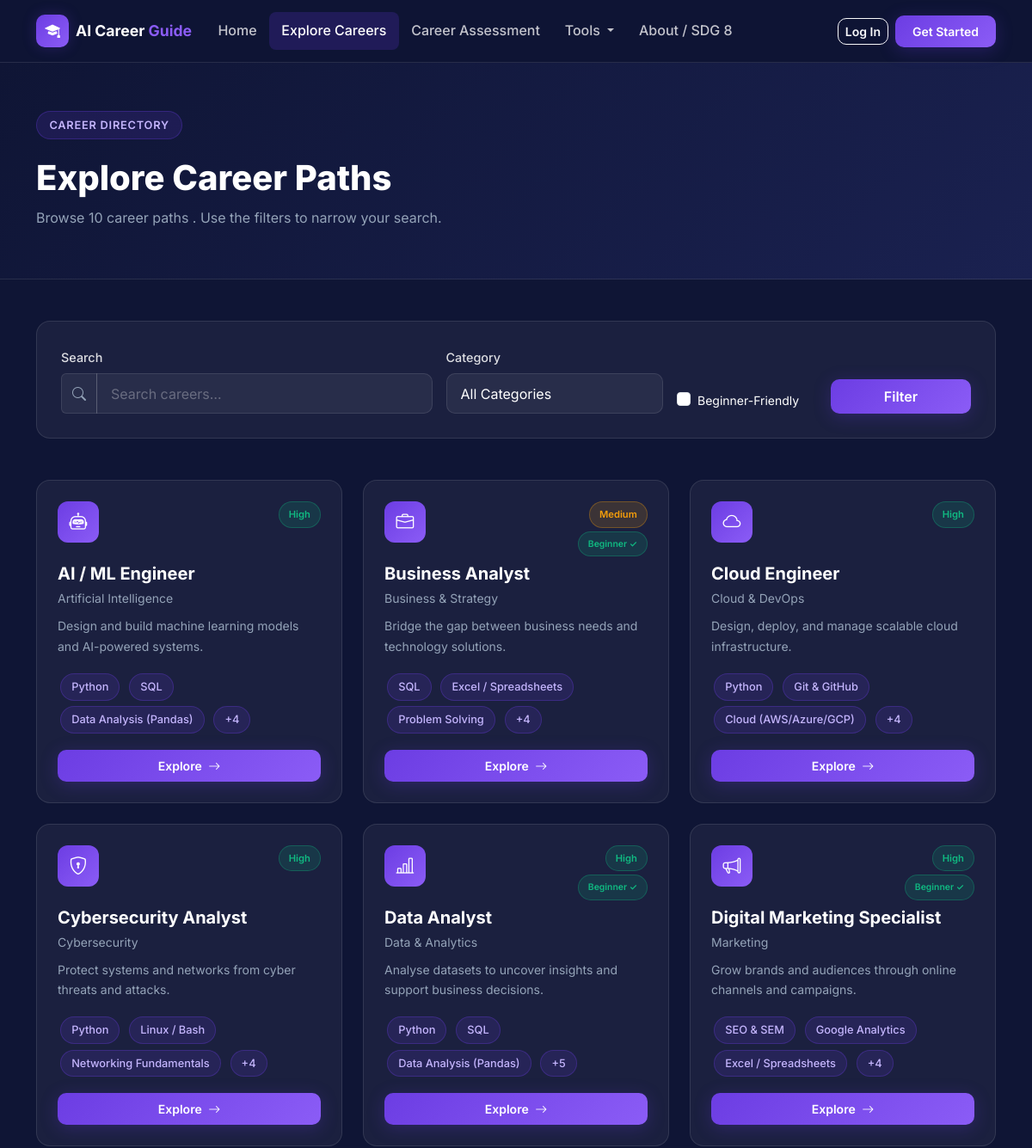
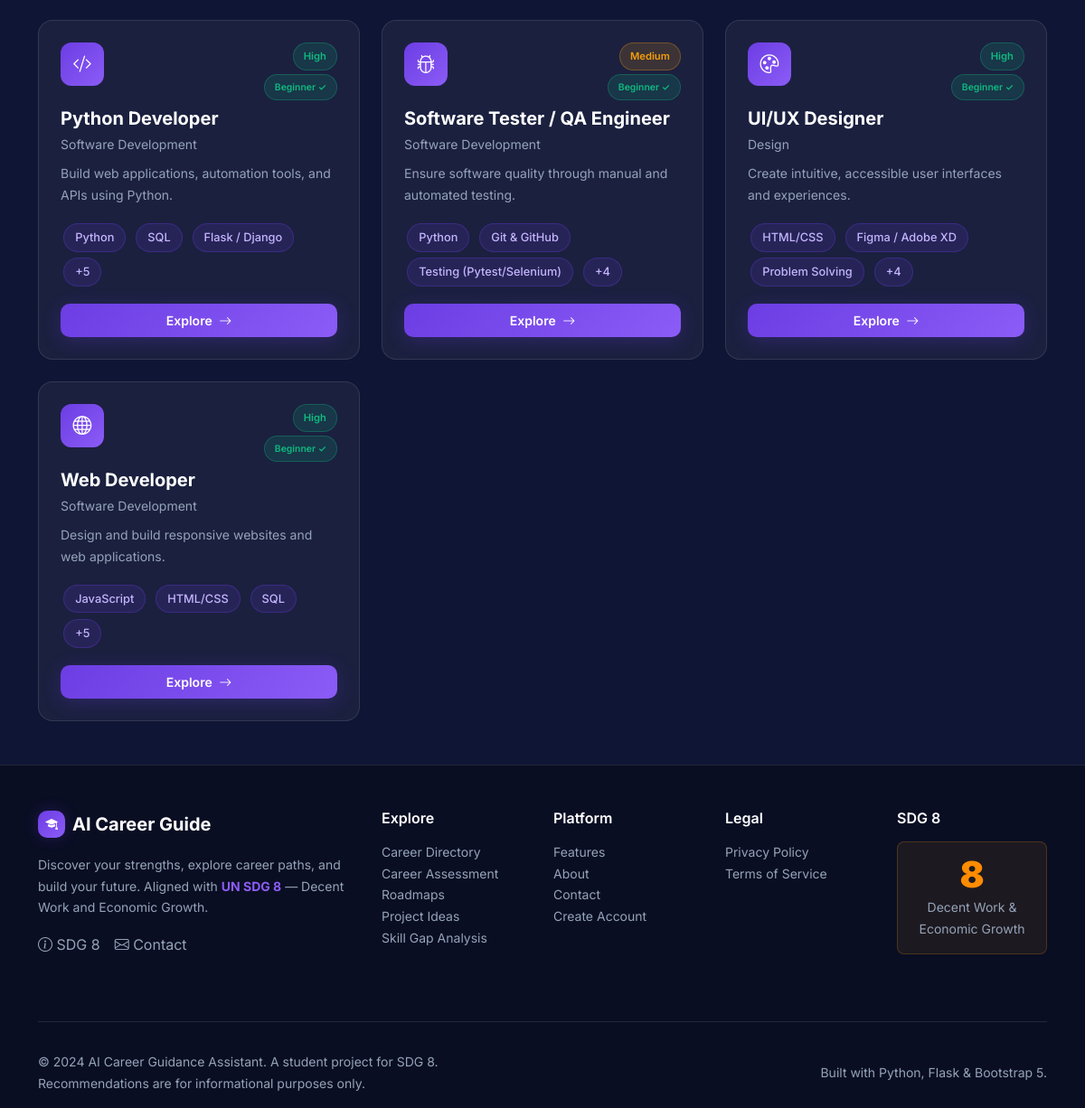
The app's page /careers/ with its own data (2 pictures, top to bottom).
### app/models.py (models this page shows, shortened)
class Career(db.Model):
    __tablename__ = "career"
    id = db.Column(db.Integer, primary_key=True)
    slug = db.Column(db.String(100), unique=True, nullable=False, index=True)
    title = db.Column(db.String(150), nullable=False)
    category = db.Column(db.String(100), nullable=False)
    description = db.Column(db.Text, nullable=False)
    short_description = db.Column(db.String(300))
    education_level = db.Column(db.String(80))
    avg_salary = db.Column(db.String(80))
    demand_level = db.Column(db.String(50))  # High / Medium / Low
    is_beginner_friendly = db.Column(db.Boolean, default=False)
    icon = db.Column(db.String(80))  # Bootstrap icon class
    entry_roles = db.Column(db.Text)   # JSON string list
    next_steps = db.Column(db.Text)    # JSON string list
    created_at = db.Column(db.DateTime, default=datetime.utcnow)
    skills = db.relationship("Skill", secondary=career_skill, backref="careers")
    roadmap = db.relationship("Roadmap", back_populates="career", uselist=False, cascade="all, delete-orphan")
    projects = db.relationship("Project", back_populates="career", cascade="all, delete-orphan")
    recommendations = db.relationship("Recommendation", back_populates="career", cascade="all, delete-orphan")

class Skill(db.Model):
    __tablename__ = "skill"
    id = db.Column(db.Integer, primary_key=True)
    name = db.Column(db.String(100), unique=True, nullable=False)
    category = db.Column(db.String(80))  # technical / soft
    description = db.Column(db.String(300))

### app/careers/routes.py (the view)
@bp.route("/")
def explore():
    q = request.args.get("q", "").strip()
    category = request.args.get("category", "")
    beginner = request.args.get("beginner", "")
    query = Career.query
    if q:
        query = query.filter(
            Career.title.ilike(f"%{q}%") |
            Career.description.ilike(f"%{q}%") |
            Career.short_description.ilike(f"%{q}%")
        )
    if category:
        query = query.filter_by(category=category)
    if beginner == "1":
        query = query.filter_by(is_beginner_friendly=True)
    careers = query.order_by(Career.title).all()
    categories = [r[0] for r in Career.query.with_entities(Career.category).distinct().order_by(Career.category).all()]
    return render_template(
        "careers/explore.html",
        careers=careers,
        categories=categories,
        q=q,
        selected_category=category,
        beginner_filter=beginner,
    )

### app/templates/careers/explore.html (shortened to what this page needs)
{% extends "base.html" %}
{% block content %}
<div class="page-header">
  <div class="container">
    <div class="section-badge">Career Directory</div>
    <h1 class="section-title mt-2">Explore Career Paths</h1>
    <p class="text-muted mt-2" style="max-width:600px;">
      Browse {{ careers|length }} career path{{ 's' if careers|length != 1 }}
      {% if q %}matching "{{ q }}"{% endif %}.
      Use the filters to narrow your search.
    </p>
  </div>
</div>
<div class="container py-5">
  <form method="GET" action="{{ url_for('careers.explore') }}" class="glass-card mb-5">
    <div class="row g-3 align-items-end">
      <div class="col-md-5">
        <label class="form-label">Search</label>
        <div class="input-group">
          <span class="input-group-text" style="background:rgba(255,255,255,.06);border-color:var(--border);color:var(--text-muted);">
            <i class="bi bi-search"></i>
          </span>
          <input type="text" name="q" class="form-control" value="{{ q }}"
                 placeholder="Search careers…" id="careerSearch" />
        </div>
      </div>
      <div class="col-md-3">
        <label class="form-label">Category</label>
        <select name="category" class="form-select">
          <option value="">All Categories</option>
        </select>
      </div>
      <div class="col-md-2">
        <div class="form-check mt-4">
          <input class="form-check-input" type="checkbox" name="beginner" value="1" id="beginnerCheck"
                 {% if beginner_filter == '1' %}checked{% endif %} />
          <label class="form-check-label small" for="beginnerCheck">Beginner-Friendly</label>
        </div>
      </div>
      <div class="col-md-2">
        <button type="submit" class="btn btn-accent w-100">Filter</button>
      </div>
    </div>
  </form>
  {% if careers %}
  <div class="row g-4">
    {% for career in careers %}
    <div class="col-sm-6 col-lg-4">
      <div class="career-card" data-career-card>
        <div class="card-body">
          <div class="d-flex justify-content-between align-items-start mb-2">
            <div class="career-card-icon">
              <i class="bi {{ career.icon or 'bi-briefcase' }}"></i>
            </div>
            <div class="d-flex flex-column align-items-end gap-1">
              <span class="badge-demand badge-{{ career.demand_level | lower }}">{{ career.demand_level }}</span>
              {% if career.is_beginner_friendly %}
              <span class="badge-demand badge-high" style="font-size:.65rem;">Beginner ✓</span>
              {% endif %}
            </div>
          </div>
          <h5 class="fw-bold mb-1">{{ career.title }}</h5>
          <div class="small text-muted mb-2">{{ career.category }}</div>
          <p class="text-muted small mb-3">{{ career.short_description }}</p>
          <div class="mb-3">
            {% for skill in career.skills[:3] %}
            <span class="skill-tag">{{ skill.name }}</span>
            {% endfor %}
            {% if career.skills|length > 3 %}
            <span class="skill-tag">+{{ career.skills|length - 3 }}</span>
            {% endif %}
          </div>
          <div class="d-flex gap-2">
            <a href="{{ url_for('careers.detail', slug=career.slug) }}" class="btn btn-accent btn-sm flex-grow-1">
              Explore <i class="bi bi-arrow-right ms-1"></i>
            </a>
          </div>
        </div>
      </div>
    </div>
    {% endfor %}
  </div>
  {% endif %}
</div>
{% endblock %}

### app/static/css/main.css (style rules this page uses)
:root { --navy: #0f1535; --navy-light: #1a2150; --navy-card: #151c3d; --violet: #6c3de3; --violet-light: #8b5cf6; --violet-dark: #4c1d95; --accent: #7c3aed; --accent-glow:rgba(108,61,227,0.25); --white: #ffffff; --off-white: #f8f9ff; --text-muted: #94a3b8; --border: rgba(255,255,255,0.1); --card-bg: rgba(255,255,255,0.05); --success: #10b981; --warning: #f59e0b; --danger: #ef4444; --gradient-hero: linear-gradient(135deg, #0f1535 0%, #1a0a3d 50%, #0f1535 100%); --gradient-card: linear-gradient(135deg, rgba(108,61,227,0.15) 0%, rgba(139,92,246,0.05) 100%); }
*, *::before, *::after { box-sizing: border-box; }
html { scroll-behavior: smooth; }
body { font-family: 'Inter', -apple-system, BlinkMacSystemFont, 'Segoe UI', sans-serif; background: var(--navy); color: var(--white); line-height: 1.7; min-height: 100vh; display: flex; flex-direction: column; }
a { text-decoration: none; transition: color .2s; }
h1,h2,h3,h4,h5,h6 { font-weight: 700; line-height: 1.25; }
.text-muted { color: var(--text-muted) !important; }
.btn-accent { background: linear-gradient(135deg, var(--violet) 0%, var(--violet-light) 100%); color: var(--white); border: none; font-weight: 600; border-radius: 10px; padding: .5rem 1.25rem; transition: opacity .2s, transform .15s, box-shadow .2s; box-shadow: 0 4px 20px var(--accent-glow); }
.section-badge { display: inline-block; background: rgba(108,61,227,.15); color: #c4b5fd; border: 1px solid rgba(108,61,227,.3); padding: .3rem .9rem; border-radius: 50px; font-size: .8rem; font-weight: 600; text-transform: uppercase; letter-spacing: .06em; margin-bottom: .75rem; }
.section-title { font-size: clamp(1.6rem, 3.5vw, 2.5rem); font-weight: 800; }
.glass-card { background: var(--card-bg); border: 1px solid var(--border); border-radius: 16px; padding: 1.75rem; transition: transform .25s, box-shadow .25s, border-color .25s; }
.career-card { background: var(--card-bg); border: 1px solid var(--border); border-radius: 16px; overflow: hidden; transition: transform .25s, box-shadow .25s, border-color .25s; height: 100%; }
.career-card .card-body { padding: 1.5rem; }
.career-card-icon { width: 48px; height: 48px; background: linear-gradient(135deg, var(--violet) 0%, var(--violet-light) 100%); border-radius: 12px; display: flex; align-items: center; justify-content: center; font-size: 1.3rem; color: white; margin-bottom: 1rem; }
.badge-demand { font-size: .7rem; font-weight: 600; padding: .3rem .7rem; border-radius: 50px; }
.badge-high { background: rgba(16,185,129,.15); color: #10b981; border: 1px solid rgba(16,185,129,.3); }
.badge-medium { background: rgba(245,158,11,.15); color: #f59e0b; border: 1px solid rgba(245,158,11,.3); }
.form-control, .form-select { background: rgba(255,255,255,.06); border: 1px solid var(--border); color: var(--white); border-radius: 10px; padding: .65rem 1rem; transition: border-color .2s, box-shadow .2s; }
.form-control::placeholder { color: rgba(255,255,255,.3); }
.form-select option { background: var(--navy-light); color: var(--white); }
.form-label { font-weight: 500; color: rgba(255,255,255,.85); margin-bottom: .4rem; font-size: .9rem; }
.skill-tag { display: inline-block; background: rgba(108,61,227,.15); border: 1px solid rgba(108,61,227,.3); color: #c4b5fd; padding: .25rem .75rem; border-radius: 50px; font-size: .8rem; font-weight: 500; margin: .2rem; }
.page-header { background: linear-gradient(135deg, var(--navy) 0%, var(--navy-light) 100%); padding: 3.5rem 0 2.5rem; border-bottom: 1px solid var(--border); }

### records on screen
Career: demand_level "High", title "AI / ML Engineer", category "Artificial Intelligence", short_description "Design and build machine learning models and AI-powered systems.", skills|length "4"
Skill: name "Python"
Skill: name "SQL"
Skill: name "Data Analysis (Pandas)"
Career: demand_level "Medium", is_beginner_friendly "Beginner ✓", title "Business Analyst", category "Business & Strategy", short_description "Bridge the gap between business needs and technology solutions.", skills|length "4"
Skill: name "Excel / Spreadsheets"
Skill: name "Problem Solving"
Career: demand_level "High", title "Cloud Engineer", category "Cloud & DevOps", short_description "Design, deploy, and manage scalable cloud infrastructure.", skills|length "4"
Skill: name "Git & GitHub"
Skill: name "Cloud (AWS/Azure/GCP)"
Career: demand_level "High", title "Cybersecurity Analyst", category "Cybersecurity", short_description "Protect systems and networks from cyber threats and attacks.", skills|length "4"
Skill: name "Linux / Bash"
Skill: name "Networking Fundamentals"
Career: demand_level "High", is_beginner_friendly "Beginner ✓", title "Data Analyst", category "Data & Analytics", short_description "Analyse datasets to uncover insights and support business decisions.", skills|length "5"
Career: demand_level "High", is_beginner_friendly "Beginner ✓", title "Digital Marketing Specialist", category "Marketing", short_description "Grow brands and audiences through online channels and campaigns.", skills|length "4"
Skill: name "SEO & SEM"
Skill: name "Google Analytics"
Career: demand_level "High", is_beginner_friendly "Beginner ✓", title "Python Developer", category "Software Development", short_description "Build web applications, automation tools, and APIs using Python.", skills|length "5"
Skill: name "Flask / Django"
Career: demand_level "Medium", is_beginner_friendly "Beginner ✓", title "Software Tester / QA Engineer", category "Software Development", short_description "Ensure software quality through manual and automated testing.", skills|length "4"
Skill: name "Testing (Pytest/Selenium)"
Career: demand_level "High", is_beginner_friendly "Beginner ✓", title "UI/UX Designer", category "Design", short_description "Create intuitive, accessible user interfaces and experiences.", skills|length "4"
Skill: name "HTML/CSS"
Skill: name "Figma / Adobe XD"
Career: demand_level "High", is_beginner_friendly "Beginner ✓", title "Web Developer", category "Software Development", short_description "Design and build responsive websites and web applications.", skills|length "5"
Skill: name "JavaScript"

### other values on screen
{{ careers|length }} "10"
{{ 's' if careers|length != 1 }} "s"
{{ now.year if now else '2024' }} "2024"
